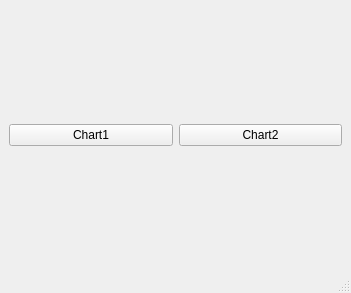
<?xml version="1.0" encoding="UTF-8"?>
<ui version="4.0">
 <class>MainWindow</class>
 <widget class="QMainWindow" name="MainWindow">
  <property name="geometry">
   <rect>
    <x>0</x>
    <y>0</y>
    <width>351</width>
    <height>293</height>
   </rect>
  </property>
  <property name="windowTitle">
   <string>MainWindow</string>
  </property>
  <widget class="QWidget" name="centralwidget">
   <layout class="QHBoxLayout" name="horizontalLayout">
    <item>
     <layout class="QGridLayout" name="gridLayout">
      <item row="1" column="1">
       <widget class="QPushButton" name="chartBtn2">
        <property name="text">
         <string>Chart2</string>
        </property>
       </widget>
      </item>
      <item row="1" column="0">
       <widget class="QPushButton" name="chartBtn1">
        <property name="text">
         <string>Chart1</string>
        </property>
       </widget>
      </item>
      <item row="0" column="0" colspan="2">
       <layout class="QVBoxLayout" name="lay"/>
      </item>
     </layout>
    </item>
   </layout>
  </widget>
  <widget class="QMenuBar" name="menubar">
   <property name="geometry">
    <rect>
     <x>0</x>
     <y>0</y>
     <width>351</width>
     <height>21</height>
    </rect>
   </property>
  </widget>
  <widget class="QStatusBar" name="statusbar"/>
 </widget>
 <resources/>
 <connections>
  <connection>
   <sender>chartBtn1</sender>
   <signal>clicked()</signal>
   <receiver>MainWindow</receiver>
   <slot>chart1()</slot>
   <hints>
    <hint type="sourcelabel">
     <x>121</x>
     <y>254</y>
    </hint>
    <hint type="destinationlabel">
     <x>105</x>
     <y>266</y>
    </hint>
   </hints>
  </connection>
  <connection>
   <sender>chartBtn2</sender>
   <signal>clicked()</signal>
   <receiver>MainWindow</receiver>
   <slot>chart2()</slot>
   <hints>
    <hint type="sourcelabel">
     <x>278</x>
     <y>255</y>
    </hint>
    <hint type="destinationlabel">
     <x>279</x>
     <y>267</y>
    </hint>
   </hints>
  </connection>
 </connections>
 <slots>
  <slot>chart1()</slot>
  <slot>chart2()</slot>
 </slots>
</ui>
